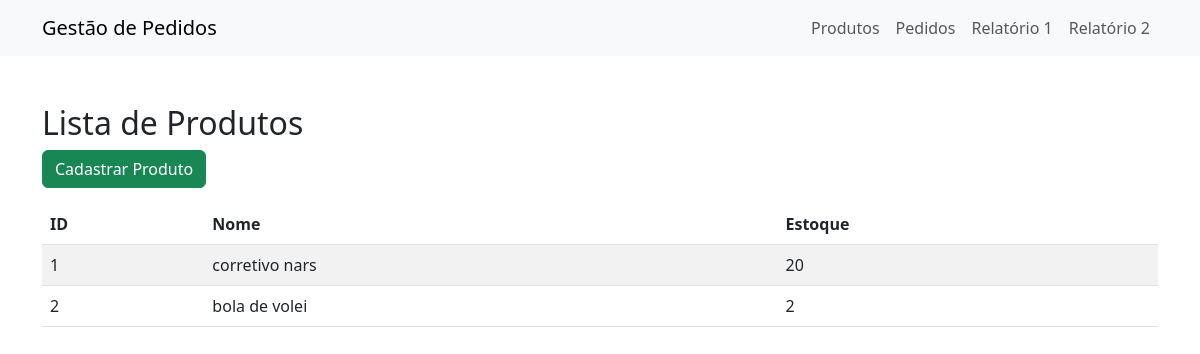
The page /produtos/ on the database as committed earlier.
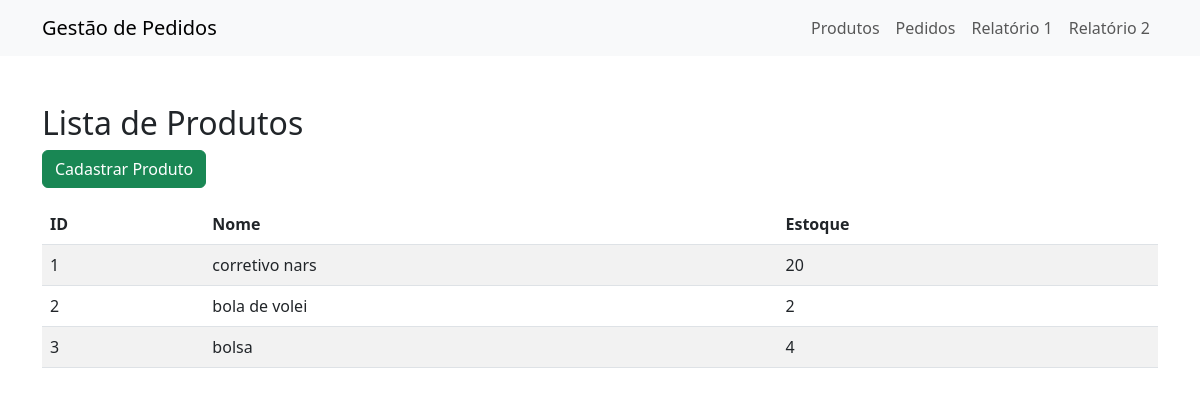
The same page on the database as committed later.
### produtos/models.py (models this page shows, shortened)
class Produto(models.Model):
    nome = models.CharField(max_length=100)
    estoque = models.IntegerField()

### produtos/views.py (the view)
# urls.py: path('', lista_produtos, name='lista_produtos'),
def lista_produtos(request):
    produtos = Produto.objects.all()
    return render(request, 'produtos/lista.html', {'produtos': produtos})

### core/templates/produtos/lista.html
{% extends 'base.html' %}
{% block content %}
    <h2>Lista de Produtos</h2>
    <a href="/produtos/cadastrar/" class="btn btn-success mb-3">Cadastrar Produto</a>
    <table class="table table-striped">
        <thead>
            <tr>
                <th>ID</th>
                <th>Nome</th>
                <th>Estoque</th>
            </tr>
        </thead>
        <tbody>
            {% for produto in produtos %}
                <tr>
                    <td>{{ produto.id }}</td>
                    <td>{{ produto.nome }}</td>
                    <td>{{ produto.estoque }}</td>
                </tr>
            {% endfor %}
        </tbody>
    </table>
{% endblock %}

Rows that differ between the two databases and show on the page:
added Produto: id "3", nome "bolsa", estoque "4"
